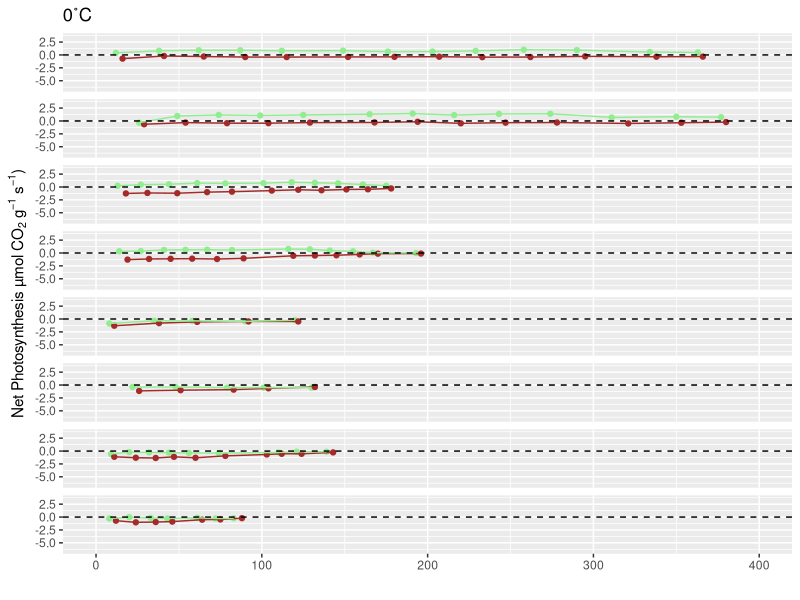
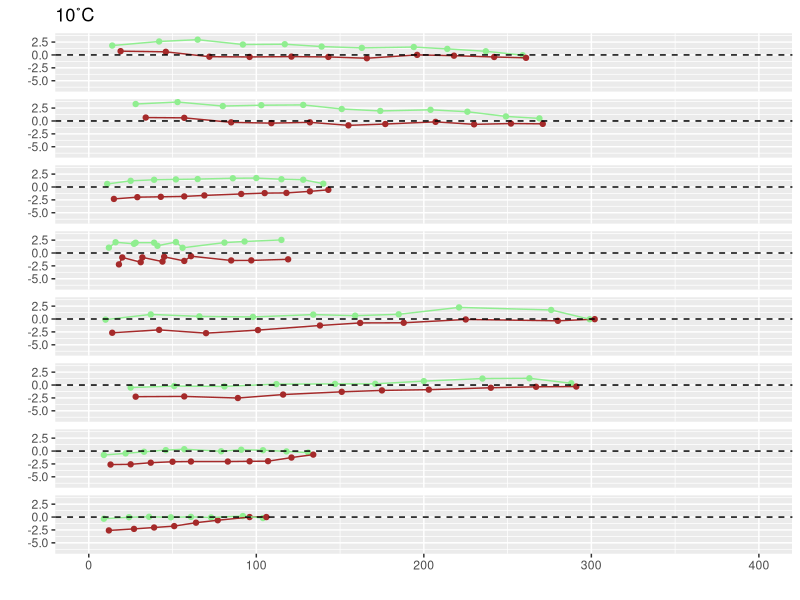
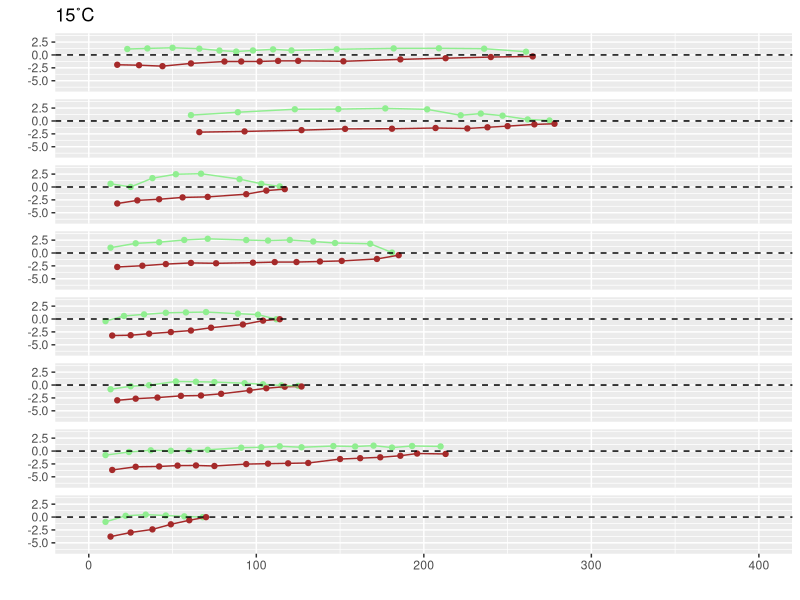
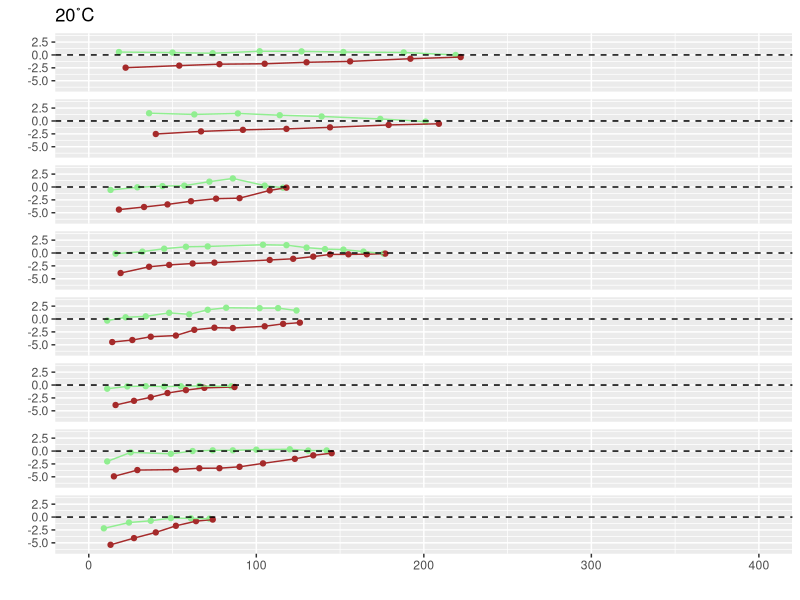
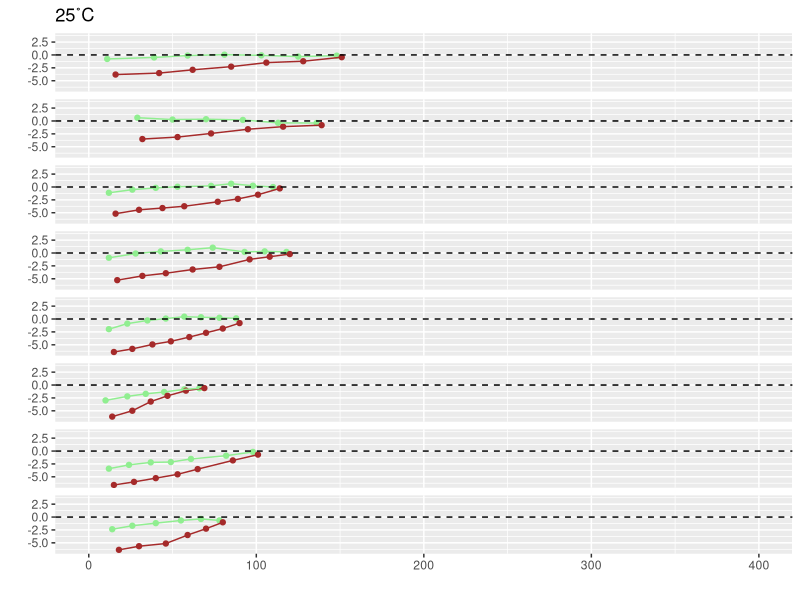
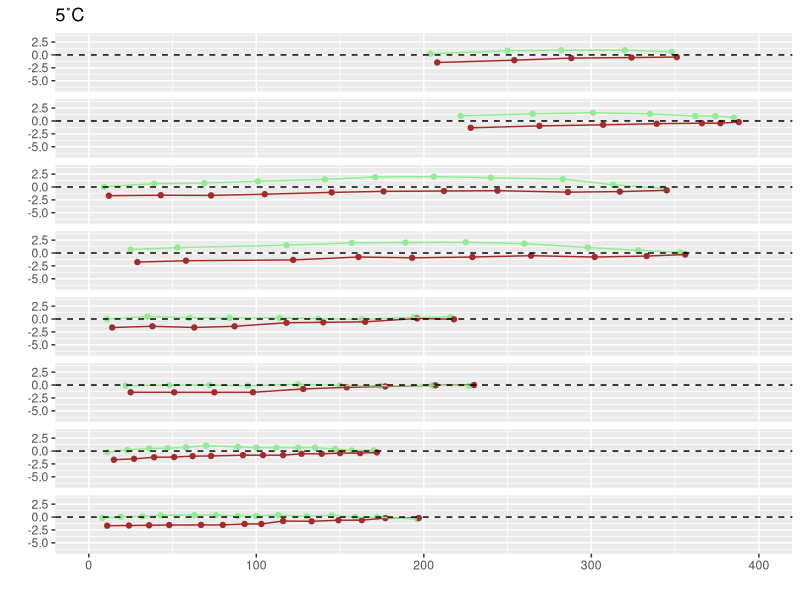

Reproduce these figures in R, in order. (Note: this script raises an error after producing the figures.)
# Raw desiccation curves from gas-exchange
# Jiri Subrt
# 24/07/2023

library(tidyverse)

# Load data
wc <- read.csv("data/desiccation_curves/correct_wc_cleaned.csv")

wc$temperature <- as.factor(wc$temperature)
wc$sample <- as.factor(wc$sample)
wc$light_dark <- as.factor(wc$light_dark)
wc$CO2_PER_WEIGHT <- as.numeric(wc$CO2_PER_WEIGHT)

# converting relative time to total minutes
convert_to_minutes <- function(time_str) {
  parts <- strsplit(time_str, ":")[[1]]
  hours <- as.numeric(parts[1])
  minutes <- as.numeric(parts[2])
  total_minutes <- hours * 60 + minutes
  return(total_minutes)
}

wc <- wc %>%
  mutate(total.minutes = sapply(relative.minutes, convert_to_minutes))

# renaming t3 t4 t5 t6 to t1 t2 t3 t4
wc_new <- wc %>% 
  mutate(sample = case_when(sample == "T3" ~ "T1",
                            sample == "T4" ~ "T2",
                            sample == "T5" ~ "T3",
                            sample == "T6" ~ "T4",
                            TRUE ~ sample)) %>% 
  mutate(CO2_PER_WEIGHT = CO2_PER_WEIGHT/1000)


wc_25 <- ggplot(filter(wc_new, temperature=="25"), aes(x=total.minutes, y=CO2_PER_WEIGHT, color = light_dark)) +
  geom_point() +
  geom_line() +
  facet_wrap(~sample, ncol = 1) +
  #scale_x_reverse() +
  geom_hline(yintercept=0, linetype="dashed", color = "black") +
  scale_y_continuous(limits = c(-6.6,3.7)) + 
  scale_x_continuous(limits = c(0,400)) +
  scale_color_manual(values = c('brown', 'light green')) +
  xlab("") +
  ylab("") + 
  theme(legend.position='none') +
  ggtitle("25˚C") +
  theme(
    legend.position = 'none',
    strip.text = element_blank()  # Remove the facet labels
  )

wc_20 <- ggplot(filter(wc_new, temperature=="20"), aes(x=total.minutes, y=CO2_PER_WEIGHT, color = light_dark)) +
  geom_point() +
  geom_line() +
  facet_wrap(~sample, ncol = 1) +
  #scale_x_reverse() +
  geom_hline(yintercept=0, linetype="dashed", color = "black") +
  scale_y_continuous(limits = c(-6.6,3.7)) +
  scale_x_continuous(limits = c(0,400)) +
  scale_color_manual(values = c('brown', 'light green')) +
  xlab("") +
  ylab("") +  
  theme(legend.position='none') +
  ggtitle("20˚C") +
  theme(
    legend.position = 'none',
    strip.text = element_blank()  # Remove the facet labels
  )

wc_15 <- ggplot(filter(wc_new, temperature=="15"), aes(x=total.minutes, y=CO2_PER_WEIGHT, color = light_dark)) +
  geom_point() +
  geom_line() +
  facet_wrap(~sample, ncol = 1) +
  #scale_x_reverse() +
  geom_hline(yintercept=0, linetype="dashed", color = "black") +
  scale_y_continuous(limits = c(-6.6,3.7)) +
  scale_x_continuous(limits = c(0,400)) +
  scale_color_manual(values = c('brown', 'light green')) +
  xlab("") +
  ylab("") + 
  theme(legend.position='none') +
  ggtitle("15˚C") +
  theme(
    legend.position = 'none',
    strip.text = element_blank()  # Remove the facet labels
  )

wc_10 <- ggplot(filter(wc_new, temperature=="10"), aes(x=total.minutes, y=CO2_PER_WEIGHT, color = light_dark)) +
  geom_point() +
  geom_line() +
  facet_wrap(~sample, ncol = 1) +
  #scale_x_reverse() +
  geom_hline(yintercept=0, linetype="dashed", color = "black") +
  scale_y_continuous(limits = c(-6.6,3.7)) +
  scale_x_continuous(limits = c(0,400)) +
  scale_color_manual(values = c('brown', 'light green')) +
  xlab("") +
  ylab("") + 
  theme(legend.position='none') +
  ggtitle("10˚C") +
  theme(
    legend.position = 'none',
    strip.text = element_blank()  # Remove the facet labels
  )

wc_5 <- ggplot(filter(wc_new, temperature=="5"), aes(x=total.minutes, y=CO2_PER_WEIGHT, color = light_dark)) +
  geom_point() +
  geom_line() +
  facet_wrap(~sample, ncol = 1) +
  #scale_x_reverse() +
  geom_hline(yintercept=0, linetype="dashed", color = "black") +
  scale_y_continuous(limits = c(-6.6,3.7)) +
  scale_x_continuous(limits = c(0,400)) +
  scale_color_manual(values = c('brown', 'light green')) +
  xlab("") +
  ylab("") + 
  theme(legend.position='none') +
  ggtitle("5˚C") +
  theme(
    legend.position = 'none',
    strip.text = element_blank()  # Remove the facet labels
  )

wc_0 <- ggplot(filter(wc_new, temperature=="0"), aes(x=total.minutes, y=CO2_PER_WEIGHT, color = light_dark)) +
  geom_point() +
  geom_line() +
  facet_wrap(~sample, ncol = 1) +
  #scale_x_reverse() +
  geom_hline(yintercept=0, linetype="dashed", color = "black") +
  scale_y_continuous(limits = c(-6.6,3.7)) +
  scale_x_continuous(limits = c(0,400)) +
  scale_color_manual(values = c('brown', 'light green')) +
  xlab("") +
  ylab(label = expression(paste(
    "Net Photosynthesis µmol ", "CO"[2], " g"^"−1", " s"^"−1", ")"))) + 
  theme(legend.position='none') +
  ggtitle("0˚C") +
  theme(
    legend.position = 'none',
    strip.text = element_blank()  # Remove the facet labels
  )


figure_s1 <- wc_0 + wc_5 + wc_10 + wc_15 + wc_20 + wc_25  +
  plot_layout(ncol  = 6)

ggsave("outcomes/dessication_curves/figure_s1.png", plot = figure_s1, width = 11, height = 6, dpi = 300)
